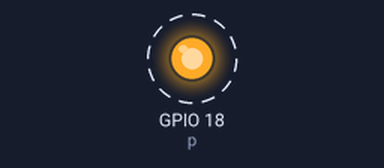
A program run on a simulated Raspberry Pi (BCM pin numbers). On the bench: output pins drawn as LEDs (lit = HIGH). Dashed ring = blinking. What the program prints to the terminal is not drawn.

Above: at 0.08 s.
Timing chart, 0 to 3.0 s (numbered marks = the images above):
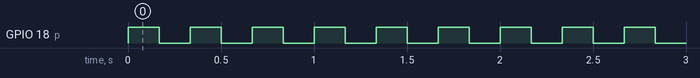

Measured:
- by itself, GPIO 18 (p): alternates HIGH for 0.17 s and LOW for 0.17 s

The program:

pwm0.py
```python
#!/usr/bin/env python
# -*- coding: latin-1 *-*
# -*- coding: cp1252 -*-
#Raspberry Pi - GPIO interface
#Prova test PWM
import RPi.GPIO as GPIO
from time import sleep
################################### Inizializzazioni
#GPIO.setmode(GPIO.BOARD)
#GPIO.setup(12, GPIO.OUT)

GPIO.setmode(GPIO.BCM)
GPIO.setup(18, GPIO.OUT)

p = GPIO.PWM(18, 3)
p.start(50)	#in origine era: p.start(1)
raw_input('Press return to stop:')   # use raw_input for Python 2
p.stop()
GPIO.cleanup()
```
